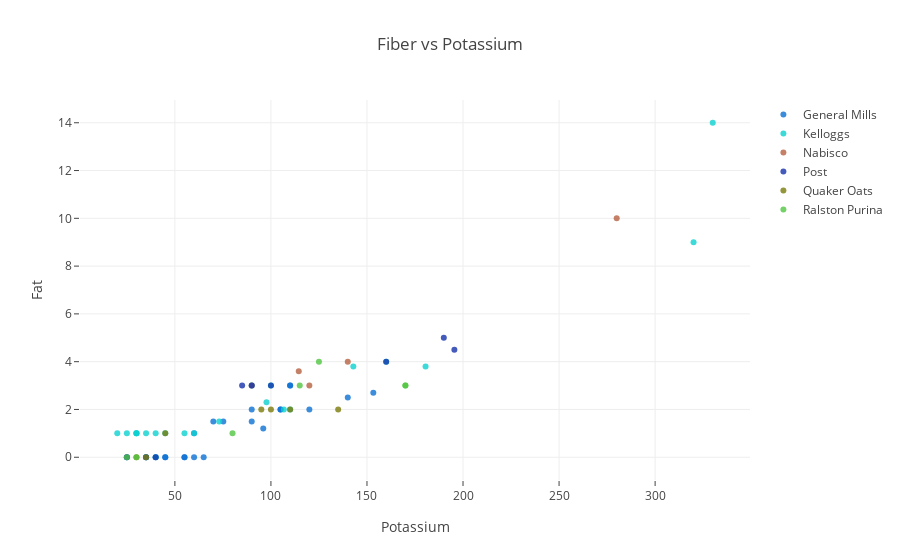

The cell this chart's notebook holds for it:
### Code cell
py.offline.iplot(fig)

### Figure 1 — Plotly figure (JSON) as saved in the notebook; plotly's stock layout.template omitted (floating-point values rounded to 4 significant figures)
{"data": [{"marker": {"color": "rgba(12, 112, 212, 0.8)"}, "mode": "markers", "name": "General Mills", "text": ["General Mills", "General Mills", "General Mills", "General Mills", "General Mills", "General Mills", "General Mills", "General Mills", "General Mills", "General Mills", "General Mills", "General Mills", "General Mills", "General Mills", "General Mills", "General Mills", "General Mills", "General Mills", "General Mills", "General Mills", "General Mills", "General Mills"], "type": "scatter", "uid": "405a4948-8a03-48e0-9d08-3ba703757a28", "x": ["70.0", "75.2", "105.0", "45.0", "105.0", "55.0", "65.0", "120.0", "45.0", "90.0", "40.0", "55.0", "90.0", "96.0", "140.0", "35.0", "153.3", "110.0", "60.0", "25.0", "110.0", "60.0"], "y": ["1.5", "1.5", "2.0", "0.0", "2.0", "0.0", "0.0", "2.0", "0.0", "1.5", "0.0", "0.0", "2.0", "1.2", "2.5", "0.0", "2.7", "3.0", "0.0", "0.0", "3.0", "1.0"]}, {"marker": {"color": "rgba(11, 209, 208, 0.8)"}, "mode": "markers", "name": "Kelloggs", "text": ["Kelloggs", "Kelloggs", "Kelloggs", "Kelloggs", "Kelloggs", "Kelloggs", "Kelloggs", "Kelloggs", "Kelloggs", "Kelloggs", "Kelloggs", "Kelloggs", "Kelloggs", "Kelloggs", "Kelloggs", "Kelloggs", "Kelloggs", "Kelloggs", "Kelloggs", "Kelloggs", "Kelloggs", "Kelloggs", "Kelloggs"], "type": "scatter", "uid": "de62f9a7-a860-4e1b-9344-bf657db18818", "x": ["320.0", "330.0", "30.0", "35.0", "20.0", "160.0", "30.0", "30.0", "25.0", "100.0", "142.9", "60.0", "73.1", "106.7", "40.0", "97.7", "90.0", "45.0", "180.5", "110.0", "35.0", "40.0", "55.0"], "y": ["9.0", "14.0", "1.0", "1.0", "1.0", "4.0", "1.0", "1.0", "1.0", "3.0", "3.8", "1.0", "1.5", "2.0", "0.0", "2.3", "3.0", "1.0", "3.8", "2.0", "0.0", "1.0", "1.0"]}, {"marker": {"color": "rgba(183, 98, 65, 0.8)"}, "mode": "markers", "name": "Nabisco", "text": ["Nabisco", "Nabisco", "Nabisco", "Nabisco", "Nabisco"], "type": "scatter", "uid": "c9a570e7-4f6f-4608-9fb2-278c85eeaa99", "x": ["280.0", "114.5", "140.0", "120.0", "90.0"], "y": ["10.0", "3.6", "4.0", "3.0", "3.0"]}, {"marker": {"color": "rgba(23, 50, 170, 0.8)"}, "mode": "markers", "name": "Post", "text": ["Post", "Post", "Post", "Post", "Post", "Post", "Post", "Post", "Post"], "type": "scatter", "uid": "c4f34944-4599-4868-b5af-c6a1ac4d60a6", "x": ["190.0", "160.0", "25.0", "40.0", "85.0", "90.0", "100.0", "35.0", "195.5"], "y": ["5.0", "4.0", "0.0", "0.0", "3.0", "3.0", "3.0", "0.0", "4.5"]}, {"marker": {"color": "rgba(123, 123, 10, 0.8)"}, "mode": "markers", "name": "Quaker Oats", "text": ["Quaker Oats", "Quaker Oats", "Quaker Oats", "Quaker Oats", "Quaker Oats", "Quaker Oats", "Quaker Oats"], "type": "scatter", "uid": "1d788979-d876-4f51-bee4-7241bb03cc23", "x": ["135.0", "35.0", "45.0", "95.0", "30.0", "100.0", "110.0"], "y": ["2.0", "0.0", "1.0", "2.0", "0.0", "2.0", "2.0"]}, {"marker": {"color": "rgba(80, 198, 65, 0.8)"}, "mode": "markers", "name": "Ralston Purina", "text": ["Ralston Purina", "Ralston Purina", "Ralston Purina", "Ralston Purina", "Ralston Purina", "Ralston Purina", "Ralston Purina"], "type": "scatter", "uid": "6c70640d-cc75-4873-8b1c-37eb294d7af4", "x": ["125.0", "25.0", "80.0", "170.0", "170.0", "30.0", "115.0"], "y": ["4.0", "0.0", "1.0", "3.0", "3.0", "0.0", "3.0"]}], "layout": {"title": {"text": "Fiber vs Potassium"}, "xaxis": {"ticklen": 5, "title": {"text": "Potassium"}, "zeroline": false}, "yaxis": {"ticklen": 5, "title": {"text": "Fat"}, "zeroline": false}}}
